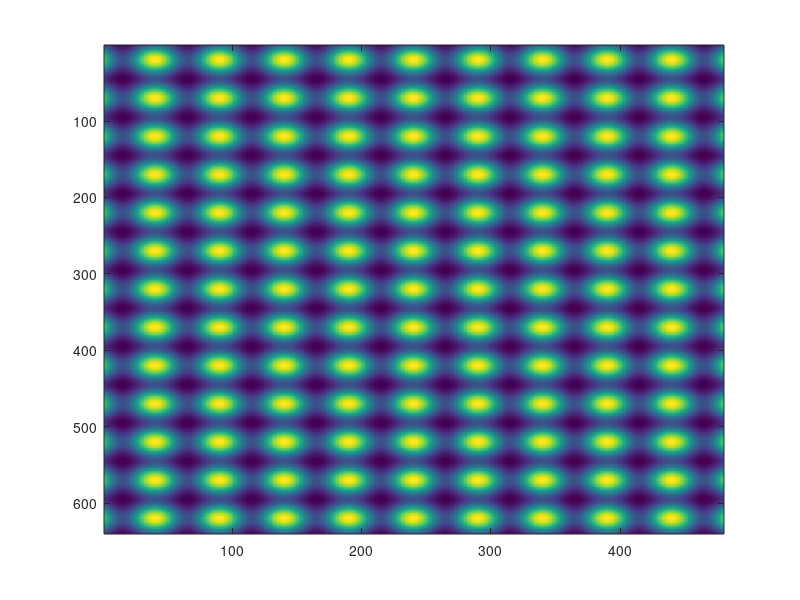

MATLAB code to generate this figure:
clear;
maxX=640
maxY=480

meanx=320
meany=240
radius=100

n=2;
Delta=0.5;


for i=1:maxX
    I(i,:)=... %spot (i,[1:maxY],meanx,meany,radius).* ...
              1 *   (1+Delta*cos(n*2*pi/radius*(i-meanx))).* ...
		 (1+Delta*cos(n*2*pi/radius*([1:maxY]-meany)));
end;
I=I/max(max(I));
imagesc (I);

imwrite(I,'modulation_2_05.png','png')
